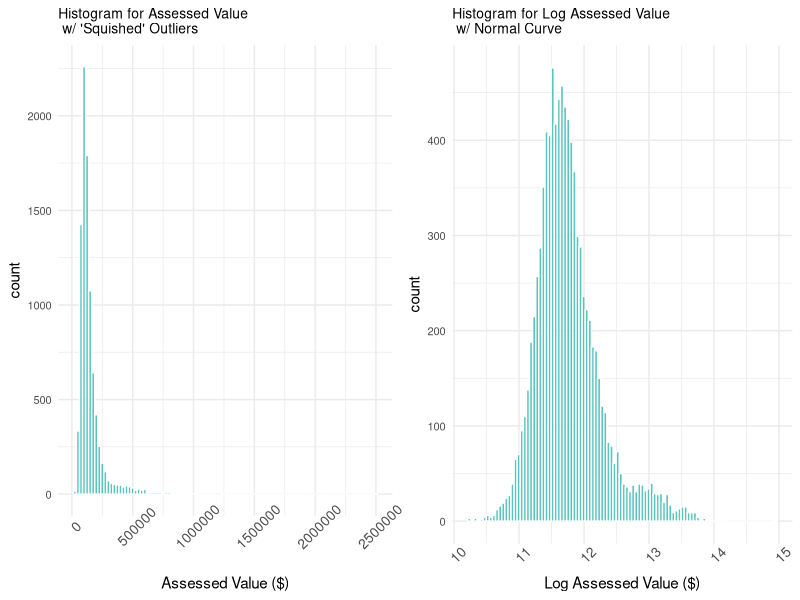
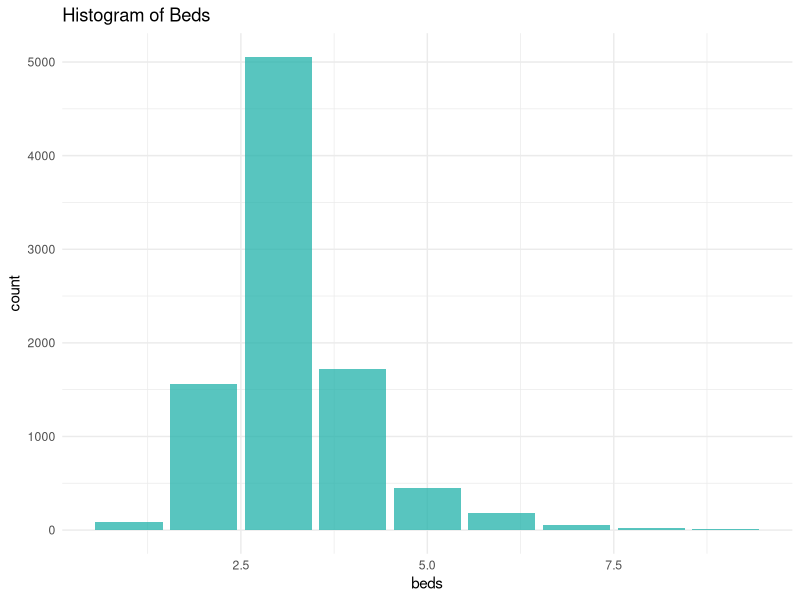
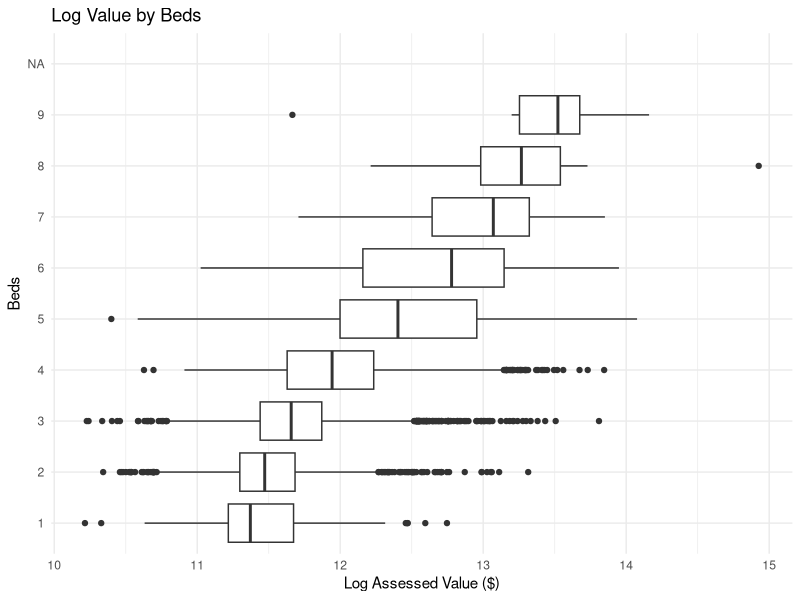
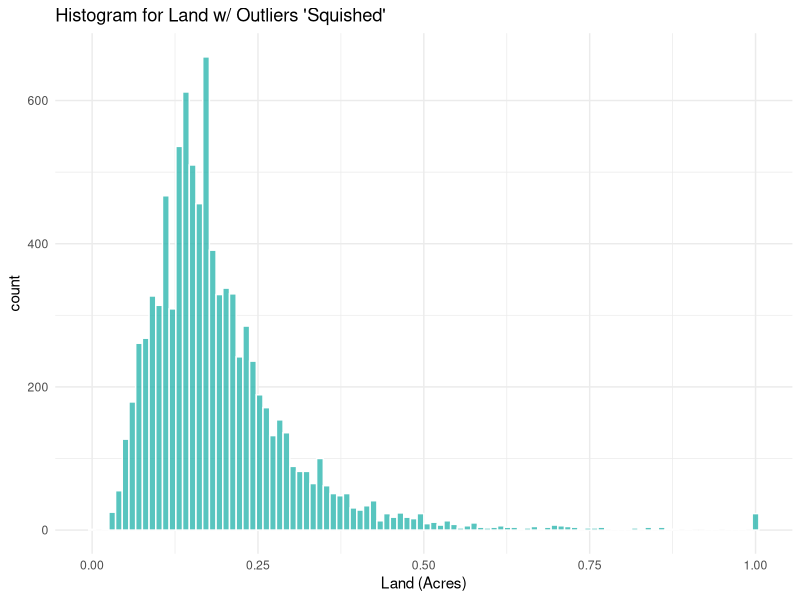
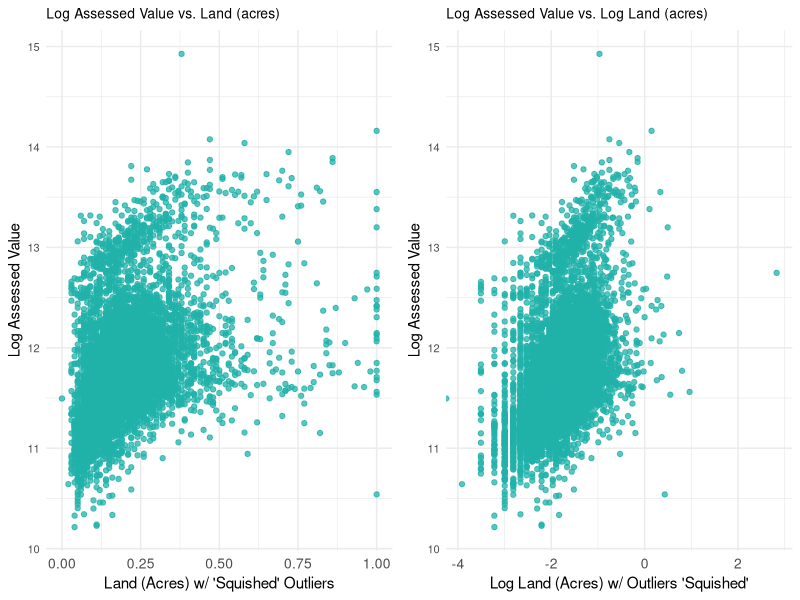
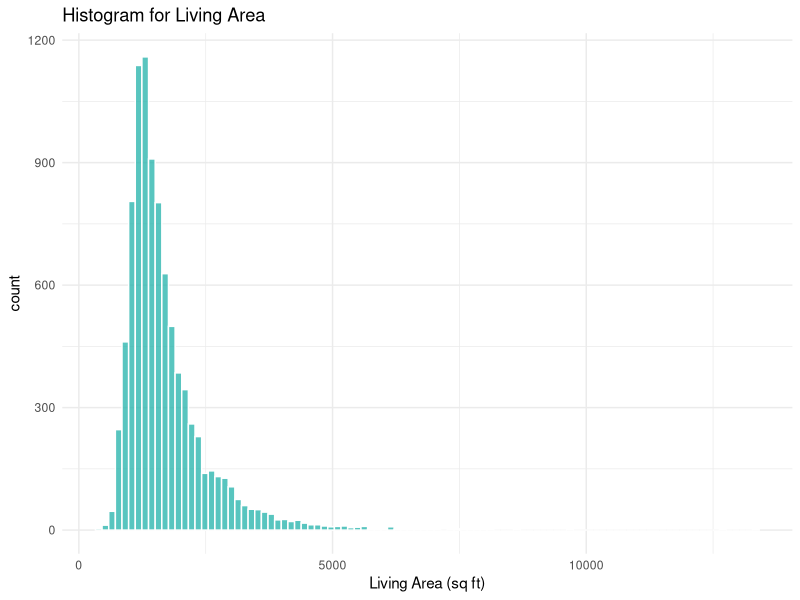
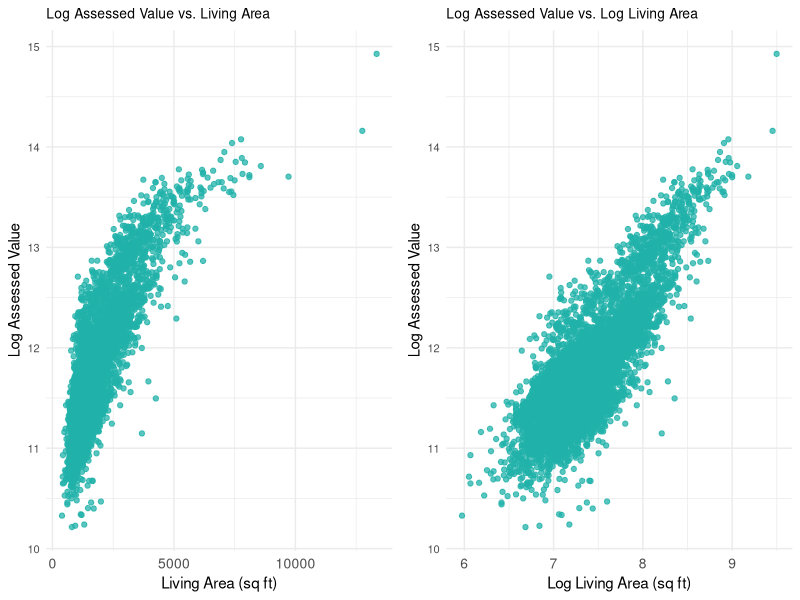
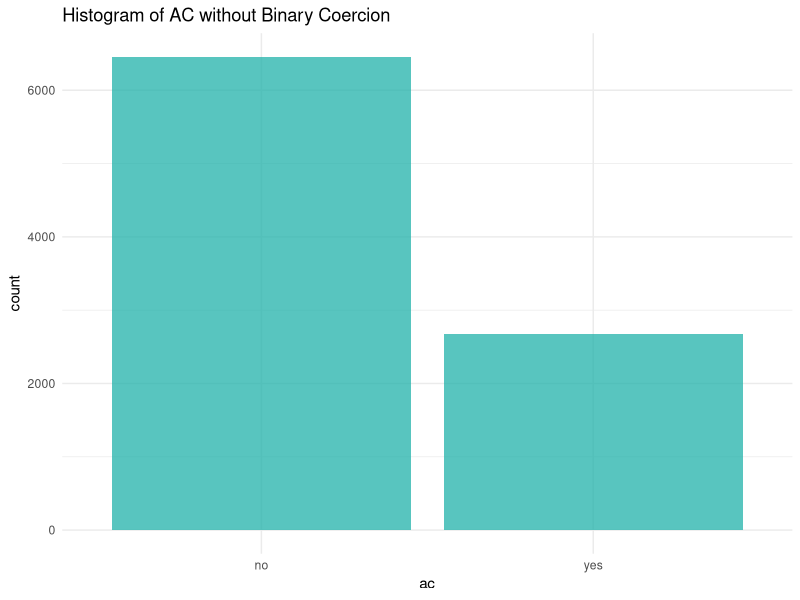

Here is the R script that generated these plots, in order: (Note: this script raises an error after producing the figures.)
## ---- chunk 1
#reading in required libraries
library(ggplot2)
library(scales)
library(gridExtra)
library(dplyr)
library(tidyverse)

options(warn=-1)
## ---- chunk 2
#reading in data
dat <- read.csv("data/finalData.csv")
head(dat)
## ---- chunk 3
#basic data cleaning
dat <- dat[dat$beds != "0",]
dat <- unique(dat)

#coercing ac variable to be a binary instead of yes/no format
dat$ac <- ifelse(dat$ac == 'yes', TRUE, FALSE)
## ---- chunk 4
#creating decade function for the sake of exploratory analysis
floor_decade    = function(value){ return(value - value %% 10) }
## ---- chunk 5
#Visualizing the type and size of data
str(dat)
## ---- chunk 6
#Finding descriptive information on value, our variable of interest
summary(dat$value)
## ---- chunk 7

p1 <- ggplot(data = dat, aes(squish(value, range = c(0,2500000)))) +
  geom_histogram(bins = 100,fill="#20B2AA", alpha=0.75, color="white") +
  theme_minimal() +
  labs(x="Assessed Value ($)", title = "Histogram for Assessed Value \n w/ 'Squished' Outliers") +
  theme(plot.title = element_text(size=10), axis.text.x = element_text(angle = 45, size=10), axis.text.y = element_text(size=8))

n = 2000
mean = 0
sd = 1
binwidth = 0.3
p2 <- ggplot(data = dat, aes(log(value))) +
  geom_histogram(bins = 100,fill="#20B2AA", alpha=0.75, color="white") +
  theme_minimal() +
  labs(x="Log Assessed Value ($)", title = "Histogram for Log Assessed Value \n w/ Normal Curve", y="count") +
  stat_function(fun = function(x) dnorm(x, mean = mean(log(dat$value)), sd = sd(log(dat$value))) * n * binwidth,
    color = "darkred", size = 1) +
  theme(plot.title = element_text(size=10), axis.text.x = element_text(angle = 45, size=10), axis.text.y = element_text(size=8))
grid.arrange(p1,p2,ncol=2)
## ---- chunk 8
p15 <- ggplot(data = dat, aes(beds)) +
  geom_bar(fill="#20B2AA", alpha=0.75) +
  theme_minimal() +
  labs(title = "Histogram of Beds")

p16 <- ggplot(data = dat, aes(x=as.factor(beds),y=log(value))) +
  geom_boxplot() +
  coord_flip() +
  labs(x="Beds", title = "Log Value by Beds", y="Log Assessed Value ($)")+
  theme_minimal()
## ---- chunk 9
p15
## ---- chunk 10
p16
## ---- chunk 11
p5<- ggplot(data = dat, aes(squish(land))) +
  geom_histogram(bins = 100, fill="#20B2AA", alpha=0.75, color="white") +
  theme_minimal() +
  labs(x="Land (Acres)", title = "Histogram for Land w/ Outliers 'Squished'") 

p6 <-  ggplot(data = dat, aes(squish(land), log(value))) +
  geom_point(fill="#20B2AA", alpha=0.75, color="#20B2AA") +
  theme_minimal() +
  labs(x="Land (Acres) w/ 'Squished' Outliers", y="Log Assessed Value", title = "Log Assessed Value vs. Land (acres)") +
  theme(plot.title = element_text(size=10), axis.text.x = element_text( size=10), axis.text.y = element_text(size=8))

p7 <-  ggplot(data = dat, aes(log(land), log(value))) +
  geom_point(fill="#20B2AA", alpha=0.75, color="#20B2AA") +
  theme_minimal() +
  labs(x="Log Land (Acres) w/ Outliers 'Squished'", y="Log Assessed Value", title = "Log Assessed Value vs. Log Land (acres)") +
  theme(plot.title = element_text(size=10), axis.text.x = element_text( size=10), axis.text.y = element_text(size=8))
## ---- chunk 12
p5
## ---- chunk 13
grid.arrange(p6, p7, ncol=2)
## ---- chunk 14
p8 <- ggplot(data = dat, aes(living)) +
  geom_histogram(bins = 100, fill="#20B2AA", alpha=0.75, color="white") +
  theme_minimal() +
  labs(x="Living Area (sq ft)", title = "Histogram for Living Area") 

p9 <-  ggplot(data = dat, aes(living, log(value))) +
  geom_point(fill="#20B2AA", alpha=0.75, color="#20B2AA") +
  theme_minimal() +
  labs(x="Living Area (sq ft)", y="Log Assessed Value", title = "Log Assessed Value vs. Living Area") +
  theme(plot.title = element_text(size=10), axis.text.x = element_text( size=10), axis.text.y = element_text(size=8))

p10 <-  ggplot(data = dat, aes(log(living), log(value))) +
  geom_point(fill="#20B2AA", alpha=0.75, color="#20B2AA") +
  theme_minimal() +
  labs(x="Log Living Area (sq ft)", y="Log Assessed Value", title = "Log Assessed Value vs. Log Living Area") +
  theme(plot.title = element_text(size=10), axis.text.x = element_text( size=10), axis.text.y = element_text(size=8))
## ---- chunk 15
p8
## ---- chunk 16
grid.arrange(p9,p10, ncol=2)
## ---- chunk 17
ac_dat <- read.csv("data/finalData.csv")

p22a <- ggplot(data = ac_dat, aes(ac)) +
  geom_bar(fill="#20B2AA", alpha=0.75) +
  theme_minimal() +
  labs(title = "Histogram of AC without Binary Coercion")
p22a
## ---- chunk 18
p22 <- ggplot(data = dat, aes(ac)) +
  geom_bar(fill="#20B2AA", alpha=0.75) +
  theme_minimal() +
  labs(title = "Histogram of AC with Binary Coercion")

p23 <- ggplot(data = dat, aes(x=ac,y=log(value))) +
  geom_boxplot() +
  coord_flip() +
  labs(x="AC", title = "Log Value by AC", y="Log Assessed Value ($)")+
  theme_minimal()
## ---- chunk 19
p22
## ---- chunk 20
p23
## ---- chunk 21
p9 <- ggplot(data = dat, aes(good)) +
  geom_histogram(bins = 100, fill="#20B2AA", alpha=0.75, color="white") +
  theme_minimal() +
  labs(x="Percent Good", title = "Histogram for Percent Good") 

p10 <-  ggplot(data = dat, aes(good, log(value))) +
  geom_point(fill="#20B2AA", alpha=0.75, color="#20B2AA") +
  theme_minimal() +
  labs(x="Percent Good", y="Log Assessed Value", title = "Log Assessed Value vs. Percent Good") 
## ---- chunk 22
p9
## ---- chunk 23
p10
## ---- chunk 24
p3 <- ggplot(data = dat, aes(year)) +
  geom_histogram(bins = 100, fill="#20B2AA", alpha=0.75, color="white") +
  theme_minimal() +
  labs(x="Year", title = "Histogram for Year") +
  theme_minimal()

p4 <- ggplot(data = dat, aes(x=as.factor(floor_decade(year)),y=log(value))) +
  geom_boxplot() +
  coord_flip() +
  labs(x="Decade", title = "Log Value by Decade", y="Log Assessed Value ($)")+
  theme_minimal()
## ---- chunk 25
p3
## ---- chunk 26
p4
## ---- chunk 27
p17 <- ggplot(data = dat, aes(baths)) +
  geom_bar(fill="#20B2AA", alpha=0.75) +
  theme_minimal() +
  labs(title = "Histogram of Baths")

p18 <- ggplot(data = dat, aes(x=as.factor(baths),y=log(value))) +
  geom_boxplot() +
  coord_flip() +
  labs(x="Baths", title = "Log Value by Baths", y="Log Assessed Value ($)")+
  theme_minimal()
## ---- chunk 28
p17
## ---- chunk 29
p18
## ---- chunk 30
dat$style <- reorder(as.factor(dat$style),as.factor(dat$style), FUN = length) #reordering levels so that they appear in order of frequency
p11 <- ggplot(data = dat, aes(style)) +
  geom_bar(fill="#20B2AA", alpha=0.75) +
  theme_minimal() +
  coord_flip() +
  labs(title = "Histogram of Styles")


p12 <- ggplot(data = dat, aes(x=style,y=log(value))) +
  geom_boxplot() +
  coord_flip() +
  labs(x="Style", title = "Log Value by Style", y="Log Assessed Value ($)")+
  theme_minimal()
## ---- chunk 31
p11
## ---- chunk 32
p12
## ---- chunk 33
p13 <- ggplot(data = dat, aes(grade)) +
  geom_bar(fill="#20B2AA", alpha=0.75) +
  theme_minimal() +
  coord_flip() +
  labs(title = "Histogram of Grades")

p14 <- ggplot(data = dat, aes(x=reorder(grade,value),y=log(value))) +
  geom_boxplot() +
  coord_flip() +
  labs(x="Grade", title = "Log Value by Grade", y="Log Assessed Value ($)")+
  theme_minimal()
## ---- chunk 34
p13
## ---- chunk 35
p14
## ---- chunk 36
p19 <- ggplot(data = dat, aes(heatfuel)) +
  geom_bar(fill="#20B2AA", alpha=0.75) +
  theme_minimal() +
  labs(title = "Histogram of Heat Fuel Type")
## ---- chunk 37
p19
## ---- chunk 38
p20 <- ggplot(data = dat, aes(heattype)) +
  geom_bar(fill="#20B2AA", alpha=0.75) +
  theme_minimal() +
  labs(title = "Histogram of Heat Type") + 
  coord_flip()

p21 <- ggplot(data = dat, aes(x=heattype,y=log(value))) +
  geom_boxplot() +
  coord_flip() +
  labs(x="Heat Type", title = "Log Value by Heat Type", y="Log Assessed Value ($)")+
  theme_minimal()
## ---- chunk 39
p20
## ---- chunk 40
p21
## ---- chunk 41
dat$nghd <- reorder(as.factor(dat$nghd),as.factor(dat$nghd), FUN = length) #reordering levels so that they appear in order of frequency
p38 <- ggplot(data = dat, aes(nghd)) +
  geom_bar(fill="#20B2AA", alpha=0.75) +
  theme_minimal() +
  labs(title = "Histogram of Neighborhoods") +
  coord_flip()
p38
## ---- chunk 42
####-----------SETUP-----------####
set.seed(31415)
folds <- 10

# Remove extraneous data, set rownames to PID
data <- dat[, !(names(dat) %in% c('pid', 'buildings', 'model', 'address', 'grade', 'heatfuel'))]

# Remove outliers
data <- data[data$beds > 0,]
data <- data[data$baths > 0,]

# Formatting the data
data$style <- as.factor(trimws(data$style))
data$heattype <- as.factor(trimws(data$heattype))
data$nghd <- as.factor(trimws(data$nghd))
data$beds <- as.factor(data$beds)
#data$ac <- as.factor(data$ac)

# Remove rows that are now identical
data <- unique(data)

# From previous analysis, we find that the log of certain values gives greater linear correlation
# than the values themselves
data$value <- log(data$value)
data$land <- log(data$land)
data$living <- log(data$living)

# After performing the log, we need to remove 'Inf's that may have appeared
data <- filter(data, is.finite(data$land))


####-----------MAIN-----------####
# Randomize the order of checking the columns. Also ignore the value column, as it is the response
# variable, and add '' to ensure that the first loop will use all columns.
selected <- names(data)[sample(length(data))]
selected <- c('', selected[selected != 'value'])

prev.RMSE <- Inf

for(col in selected) {
  avg.RMSE <- 0
  
  fields <- selected[selected != col]
  sub.data <- data[c('value', fields)]
  
  print(fields)
  
  for(i in 1:folds) {
    row.order <- sample(nrow(data))
    train.rows <- sub.data[head(row.order, nrow(data)*0.8),]
    test.rows <- sub.data[tail(row.order, -nrow(data)*0.8),]
    
    # The test.rows DF sometimes gets an NA row for no apparent reason...
    test.rows <- filter(test.rows, !is.na(test.rows$value))
    
    curr.model <- suppressWarnings(lm(value ~ ., train.rows))
    
    # Fill out the factor levels that were not used during training
    curr.model$xlevels$heattype <- levels(data$heattype)
    curr.model$xlevels$style <- levels(data$style)
    curr.model$xlevels$nghd <- levels(data$nghd)
    curr.model$xlevels$beds <- levels(data$beds)
    #curr.model$xlevels$ac <- levels(data$ac)
    
    predictions <- predict.lm(curr.model, test.rows)
    avg.RMSE = avg.RMSE + sqrt(mean((test.rows$value - predictions)^2))
  }
  
  avg.RMSE <- avg.RMSE / folds
  
  print(paste('Average:', avg.RMSE))
  if(avg.RMSE < prev.RMSE) {
    selected <- fields
    prev.RMSE <- avg.RMSE
    print('Updated!')
  }
}

print(paste('Final RMSE:', prev.RMSE))
print(selected)

final.model <- lm(value ~ ., data[c('value', selected)])

summary(final.model)
## ---- chunk 43
pids <- c('1000', '12824', '12773', '19128')

dat$value <- log(dat$value)
dat$land <- log(dat$land)
dat$living <- log(dat$living)
dat$beds <- as.factor(dat$beds)

pred <- data.frame(1:4)
pred$pid <- pids
pred$clevergroupname <- NA
pred$yhat <- NA
pred$lower <- NA
pred$upper <- NA

for(i in 1:length(pids)) {
  p = pids[i]
  interval <- predict.lm(final.model, dat[dat$pid == p,][1,], interval = 'predict')
  print(paste('True value:', exp(dat[dat$pid == p,][1,]$value)))
  print('Prediction interval:', )
  print(exp(interval))
  
  pred[i,"yhat"] <- exp(interval[1])
  pred[i, "lower"] <- exp(interval[2])
  pred[i, "upper"] <- exp(interval[3])
}

pred$clevergroupname <- "DTL"
## ---- chunk 44
pred
## ---- chunk 45
write.csv(pred,"DTL.csv")
